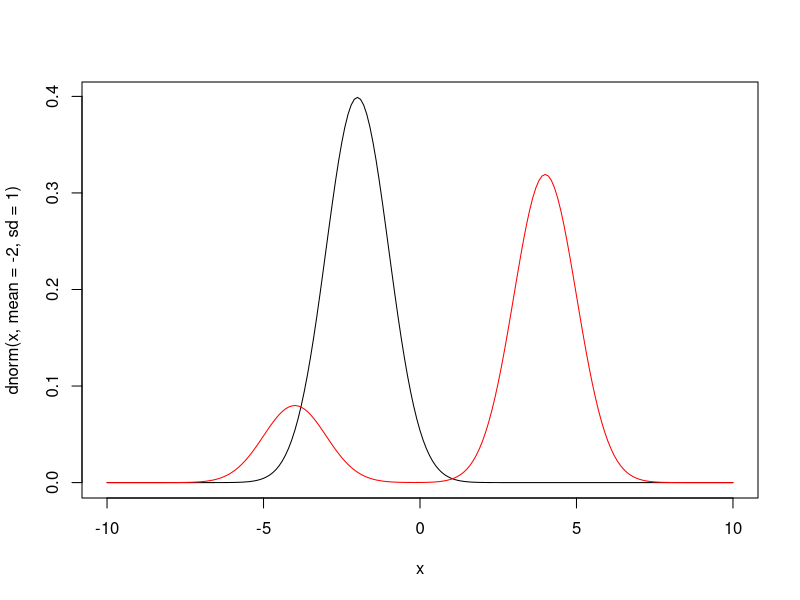
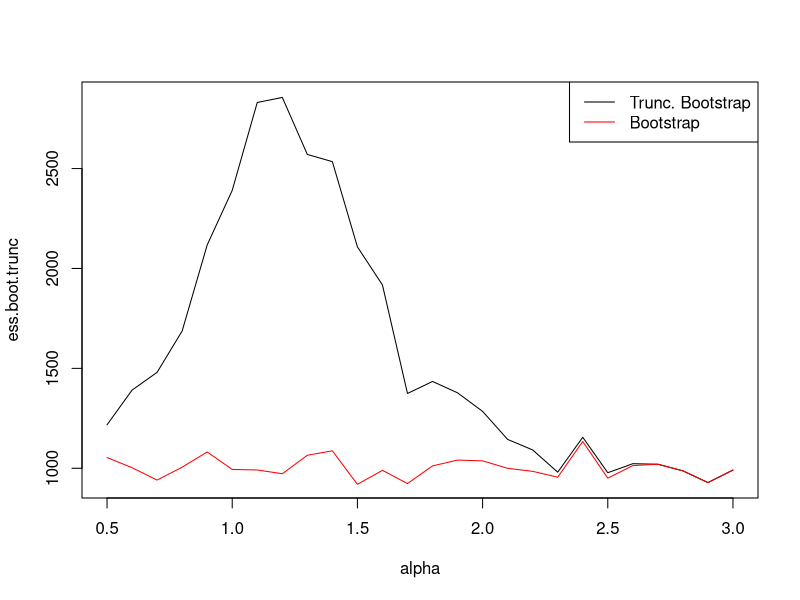

Generate these figures, in order, with R:

############ Visualizing target and proposal distribution #############
x <- seq(-10, 10, .1)
plot(x, dnorm(x, mean = -2, sd=1), "l")
lines(x, .2*dnorm(x, mean = -4, sd=1) + .8*dnorm(x, mean=4, sd =1), col = "red")
#######################################################################

alpha <- seq(.5,3,.1)
ess.boot <- alpha
ess.boot.trunc <- alpha
for (k in 1:length(alpha)){
  N <- 1000       ## no. of importance samples
  X <- rep(0, N)
  for (i in 1:N){
    if (runif(1) <= 1)
      X[i] = rnorm(1, mean = 0, sd  = 1)
    else X[i] = rnorm(1, mean = 3, sd = 1)
  }
  W = dnorm(X, mean = 0, sd = 1)/dnorm(X, mean = 0, sd = 1)  ##importance weights
  H <- rep(0,N)
  for (j in 1:N)
    if(abs(X[j]) > alpha[k]) H[j] <- 1
  
  snis <- sum(W*H)/sum(W)    ## Wighted IS estimator
  iid.var <- (cov.wt(as.matrix(H, ncol  =1), wt = W/sum(W))$cov)/N    ## varinace of IID Monte Carlo estimator, Lambda
  
  
  ################################################
  ########## Non-truncated Bootstrap #############
  ################################################
  
  B <- N          ## no. of bootstrap steps       
  boot_means <- rep(0, B)
  for (i in 1:B){
    sample_idx <- sample(1:N, size= N, replace = TRUE)
    boot_means[i] <- sum(H[sample_idx] * W[sample_idx])/sum(W[sample_idx])
  }
  ess.boot[k] <- N * iid.var/(var(boot_means))   ## non-truncated bootstrap estimator for variance 
  print(ess.boot[k])
  
  ###############################################
  ######### Truncated Bootstrap ################
  ###############################################
  
  Delta <- rep(0, B)  
  tau <- max(.04*abs(snis), .01)
  for (i in 1:B){
    if(boot_means[i] - snis > tau)
    {
      #print("Truncated")
      Delta[i] = tau
    }
    else if(abs(boot_means[i] - snis) <= tau)
      Delta[i] = boot_means[i] - snis
    else {
      #print("Truncated")
      Delta[i] = -tau
    }
    
  }
  ess.boot.trunc[k] <- N * iid.var/var(Delta)
  print(ess.boot.trunc[k])
}

plot(alpha, ess.boot.trunc, "l")
lines(alpha, ess.boot, col = "red")
legend("topright", legend = c("Trunc. Bootstrap", "Bootstrap"), col = c("black", "red"), lty=1)
